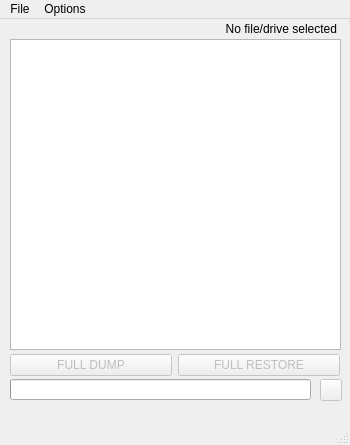
<?xml version="1.0" encoding="UTF-8"?>
<ui version="4.0">
 <class>MainWindow</class>
 <widget class="QMainWindow" name="MainWindow">
  <property name="geometry">
   <rect>
    <x>0</x>
    <y>0</y>
    <width>350</width>
    <height>445</height>
   </rect>
  </property>
  <property name="minimumSize">
   <size>
    <width>350</width>
    <height>445</height>
   </size>
  </property>
  <property name="maximumSize">
   <size>
    <width>350</width>
    <height>450</height>
   </size>
  </property>
  <property name="focusPolicy">
   <enum>Qt::NoFocus</enum>
  </property>
  <property name="windowTitle">
   <string>NxNandManager v2.0</string>
  </property>
  <property name="windowIcon">
   <iconset resource="application.qrc">
    <normaloff>:/images/logo.png</normaloff>:/images/logo.png</iconset>
  </property>
  <property name="locale">
   <locale language="English" country="UnitedStates"/>
  </property>
  <widget class="QWidget" name="centralWidget">
   <widget class="QTableWidget" name="partition_table">
    <property name="geometry">
     <rect>
      <x>10</x>
      <y>20</y>
      <width>331</width>
      <height>311</height>
     </rect>
    </property>
    <property name="editTriggers">
     <set>QAbstractItemView::NoEditTriggers</set>
    </property>
    <property name="dragDropOverwriteMode">
     <bool>false</bool>
    </property>
    <property name="selectionMode">
     <enum>QAbstractItemView::SingleSelection</enum>
    </property>
    <property name="selectionBehavior">
     <enum>QAbstractItemView::SelectRows</enum>
    </property>
   </widget>
   <widget class="QProgressBar" name="progressBar">
    <property name="geometry">
     <rect>
      <x>10</x>
      <y>360</y>
      <width>301</width>
      <height>21</height>
     </rect>
    </property>
    <property name="value">
     <number>0</number>
    </property>
    <property name="textVisible">
     <bool>false</bool>
    </property>
    <property name="invertedAppearance">
     <bool>false</bool>
    </property>
    <property name="format">
     <string>%p%</string>
    </property>
   </widget>
   <widget class="QLabel" name="elapsed_time_label">
    <property name="geometry">
     <rect>
      <x>10</x>
      <y>380</y>
      <width>141</width>
      <height>16</height>
     </rect>
    </property>
    <property name="palette">
     <palette>
      <active>
       <colorrole role="WindowText">
        <brush brushstyle="SolidPattern">
         <color alpha="255">
          <red>0</red>
          <green>0</green>
          <blue>0</blue>
         </color>
        </brush>
       </colorrole>
       <colorrole role="Button">
        <brush brushstyle="SolidPattern">
         <color alpha="255">
          <red>199</red>
          <green>199</green>
          <blue>199</blue>
         </color>
        </brush>
       </colorrole>
       <colorrole role="Light">
        <brush brushstyle="SolidPattern">
         <color alpha="255">
          <red>255</red>
          <green>255</green>
          <blue>255</blue>
         </color>
        </brush>
       </colorrole>
       <colorrole role="Midlight">
        <brush brushstyle="SolidPattern">
         <color alpha="255">
          <red>227</red>
          <green>227</green>
          <blue>227</blue>
         </color>
        </brush>
       </colorrole>
       <colorrole role="Dark">
        <brush brushstyle="SolidPattern">
         <color alpha="255">
          <red>99</red>
          <green>99</green>
          <blue>99</blue>
         </color>
        </brush>
       </colorrole>
       <colorrole role="Mid">
        <brush brushstyle="SolidPattern">
         <color alpha="255">
          <red>133</red>
          <green>133</green>
          <blue>133</blue>
         </color>
        </brush>
       </colorrole>
       <colorrole role="Text">
        <brush brushstyle="SolidPattern">
         <color alpha="255">
          <red>0</red>
          <green>0</green>
          <blue>0</blue>
         </color>
        </brush>
       </colorrole>
       <colorrole role="BrightText">
        <brush brushstyle="SolidPattern">
         <color alpha="255">
          <red>255</red>
          <green>255</green>
          <blue>255</blue>
         </color>
        </brush>
       </colorrole>
       <colorrole role="ButtonText">
        <brush brushstyle="SolidPattern">
         <color alpha="255">
          <red>0</red>
          <green>0</green>
          <blue>0</blue>
         </color>
        </brush>
       </colorrole>
       <colorrole role="Base">
        <brush brushstyle="SolidPattern">
         <color alpha="255">
          <red>255</red>
          <green>255</green>
          <blue>255</blue>
         </color>
        </brush>
       </colorrole>
       <colorrole role="Window">
        <brush brushstyle="SolidPattern">
         <color alpha="255">
          <red>199</red>
          <green>199</green>
          <blue>199</blue>
         </color>
        </brush>
       </colorrole>
       <colorrole role="Shadow">
        <brush brushstyle="SolidPattern">
         <color alpha="255">
          <red>0</red>
          <green>0</green>
          <blue>0</blue>
         </color>
        </brush>
       </colorrole>
       <colorrole role="AlternateBase">
        <brush brushstyle="SolidPattern">
         <color alpha="255">
          <red>227</red>
          <green>227</green>
          <blue>227</blue>
         </color>
        </brush>
       </colorrole>
       <colorrole role="ToolTipBase">
        <brush brushstyle="SolidPattern">
         <color alpha="255">
          <red>255</red>
          <green>255</green>
          <blue>220</blue>
         </color>
        </brush>
       </colorrole>
       <colorrole role="ToolTipText">
        <brush brushstyle="SolidPattern">
         <color alpha="255">
          <red>0</red>
          <green>0</green>
          <blue>0</blue>
         </color>
        </brush>
       </colorrole>
       <colorrole role="PlaceholderText">
        <brush brushstyle="SolidPattern">
         <color alpha="128">
          <red>0</red>
          <green>0</green>
          <blue>0</blue>
         </color>
        </brush>
       </colorrole>
      </active>
      <inactive>
       <colorrole role="WindowText">
        <brush brushstyle="SolidPattern">
         <color alpha="255">
          <red>0</red>
          <green>0</green>
          <blue>0</blue>
         </color>
        </brush>
       </colorrole>
       <colorrole role="Button">
        <brush brushstyle="SolidPattern">
         <color alpha="255">
          <red>199</red>
          <green>199</green>
          <blue>199</blue>
         </color>
        </brush>
       </colorrole>
       <colorrole role="Light">
        <brush brushstyle="SolidPattern">
         <color alpha="255">
          <red>255</red>
          <green>255</green>
          <blue>255</blue>
         </color>
        </brush>
       </colorrole>
       <colorrole role="Midlight">
        <brush brushstyle="SolidPattern">
         <color alpha="255">
          <red>227</red>
          <green>227</green>
          <blue>227</blue>
         </color>
        </brush>
       </colorrole>
       <colorrole role="Dark">
        <brush brushstyle="SolidPattern">
         <color alpha="255">
          <red>99</red>
          <green>99</green>
          <blue>99</blue>
         </color>
        </brush>
       </colorrole>
       <colorrole role="Mid">
        <brush brushstyle="SolidPattern">
         <color alpha="255">
          <red>133</red>
          <green>133</green>
          <blue>133</blue>
         </color>
        </brush>
       </colorrole>
       <colorrole role="Text">
        <brush brushstyle="SolidPattern">
         <color alpha="255">
          <red>0</red>
          <green>0</green>
          <blue>0</blue>
         </color>
        </brush>
       </colorrole>
       <colorrole role="BrightText">
        <brush brushstyle="SolidPattern">
         <color alpha="255">
          <red>255</red>
          <green>255</green>
          <blue>255</blue>
         </color>
        </brush>
       </colorrole>
       <colorrole role="ButtonText">
        <brush brushstyle="SolidPattern">
         <color alpha="255">
          <red>0</red>
          <green>0</green>
          <blue>0</blue>
         </color>
        </brush>
       </colorrole>
       <colorrole role="Base">
        <brush brushstyle="SolidPattern">
         <color alpha="255">
          <red>255</red>
          <green>255</green>
          <blue>255</blue>
         </color>
        </brush>
       </colorrole>
       <colorrole role="Window">
        <brush brushstyle="SolidPattern">
         <color alpha="255">
          <red>199</red>
          <green>199</green>
          <blue>199</blue>
         </color>
        </brush>
       </colorrole>
       <colorrole role="Shadow">
        <brush brushstyle="SolidPattern">
         <color alpha="255">
          <red>0</red>
          <green>0</green>
          <blue>0</blue>
         </color>
        </brush>
       </colorrole>
       <colorrole role="AlternateBase">
        <brush brushstyle="SolidPattern">
         <color alpha="255">
          <red>227</red>
          <green>227</green>
          <blue>227</blue>
         </color>
        </brush>
       </colorrole>
       <colorrole role="ToolTipBase">
        <brush brushstyle="SolidPattern">
         <color alpha="255">
          <red>255</red>
          <green>255</green>
          <blue>220</blue>
         </color>
        </brush>
       </colorrole>
       <colorrole role="ToolTipText">
        <brush brushstyle="SolidPattern">
         <color alpha="255">
          <red>0</red>
          <green>0</green>
          <blue>0</blue>
         </color>
        </brush>
       </colorrole>
       <colorrole role="PlaceholderText">
        <brush brushstyle="SolidPattern">
         <color alpha="128">
          <red>0</red>
          <green>0</green>
          <blue>0</blue>
         </color>
        </brush>
       </colorrole>
      </inactive>
      <disabled>
       <colorrole role="WindowText">
        <brush brushstyle="SolidPattern">
         <color alpha="255">
          <red>99</red>
          <green>99</green>
          <blue>99</blue>
         </color>
        </brush>
       </colorrole>
       <colorrole role="Button">
        <brush brushstyle="SolidPattern">
         <color alpha="255">
          <red>199</red>
          <green>199</green>
          <blue>199</blue>
         </color>
        </brush>
       </colorrole>
       <colorrole role="Light">
        <brush brushstyle="SolidPattern">
         <color alpha="255">
          <red>255</red>
          <green>255</green>
          <blue>255</blue>
         </color>
        </brush>
       </colorrole>
       <colorrole role="Midlight">
        <brush brushstyle="SolidPattern">
         <color alpha="255">
          <red>227</red>
          <green>227</green>
          <blue>227</blue>
         </color>
        </brush>
       </colorrole>
       <colorrole role="Dark">
        <brush brushstyle="SolidPattern">
         <color alpha="255">
          <red>99</red>
          <green>99</green>
          <blue>99</blue>
         </color>
        </brush>
       </colorrole>
       <colorrole role="Mid">
        <brush brushstyle="SolidPattern">
         <color alpha="255">
          <red>133</red>
          <green>133</green>
          <blue>133</blue>
         </color>
        </brush>
       </colorrole>
       <colorrole role="Text">
        <brush brushstyle="SolidPattern">
         <color alpha="255">
          <red>99</red>
          <green>99</green>
          <blue>99</blue>
         </color>
        </brush>
       </colorrole>
       <colorrole role="BrightText">
        <brush brushstyle="SolidPattern">
         <color alpha="255">
          <red>255</red>
          <green>255</green>
          <blue>255</blue>
         </color>
        </brush>
       </colorrole>
       <colorrole role="ButtonText">
        <brush brushstyle="SolidPattern">
         <color alpha="255">
          <red>99</red>
          <green>99</green>
          <blue>99</blue>
         </color>
        </brush>
       </colorrole>
       <colorrole role="Base">
        <brush brushstyle="SolidPattern">
         <color alpha="255">
          <red>199</red>
          <green>199</green>
          <blue>199</blue>
         </color>
        </brush>
       </colorrole>
       <colorrole role="Window">
        <brush brushstyle="SolidPattern">
         <color alpha="255">
          <red>199</red>
          <green>199</green>
          <blue>199</blue>
         </color>
        </brush>
       </colorrole>
       <colorrole role="Shadow">
        <brush brushstyle="SolidPattern">
         <color alpha="255">
          <red>0</red>
          <green>0</green>
          <blue>0</blue>
         </color>
        </brush>
       </colorrole>
       <colorrole role="AlternateBase">
        <brush brushstyle="SolidPattern">
         <color alpha="255">
          <red>199</red>
          <green>199</green>
          <blue>199</blue>
         </color>
        </brush>
       </colorrole>
       <colorrole role="ToolTipBase">
        <brush brushstyle="SolidPattern">
         <color alpha="255">
          <red>255</red>
          <green>255</green>
          <blue>220</blue>
         </color>
        </brush>
       </colorrole>
       <colorrole role="ToolTipText">
        <brush brushstyle="SolidPattern">
         <color alpha="255">
          <red>0</red>
          <green>0</green>
          <blue>0</blue>
         </color>
        </brush>
       </colorrole>
       <colorrole role="PlaceholderText">
        <brush brushstyle="SolidPattern">
         <color alpha="128">
          <red>0</red>
          <green>0</green>
          <blue>0</blue>
         </color>
        </brush>
       </colorrole>
      </disabled>
     </palette>
    </property>
    <property name="font">
     <font>
      <pointsize>8</pointsize>
     </font>
    </property>
    <property name="focusPolicy">
     <enum>Qt::TabFocus</enum>
    </property>
    <property name="text">
     <string/>
    </property>
   </widget>
   <widget class="QLabel" name="remaining_time_label">
    <property name="geometry">
     <rect>
      <x>160</x>
      <y>380</y>
      <width>141</width>
      <height>16</height>
     </rect>
    </property>
    <property name="font">
     <font>
      <pointsize>8</pointsize>
     </font>
    </property>
    <property name="focusPolicy">
     <enum>Qt::TabFocus</enum>
    </property>
    <property name="text">
     <string/>
    </property>
    <property name="scaledContents">
     <bool>false</bool>
    </property>
    <property name="alignment">
     <set>Qt::AlignRight|Qt::AlignTrailing|Qt::AlignVCenter</set>
    </property>
   </widget>
   <widget class="QPushButton" name="rawdump_button">
    <property name="enabled">
     <bool>false</bool>
    </property>
    <property name="geometry">
     <rect>
      <x>10</x>
      <y>335</y>
      <width>162</width>
      <height>22</height>
     </rect>
    </property>
    <property name="focusPolicy">
     <enum>Qt::StrongFocus</enum>
    </property>
    <property name="toolTip">
     <string>Saves as file...</string>
    </property>
    <property name="statusTip">
     <string>Save as file...</string>
    </property>
    <property name="accessibleName">
     <string>full dump</string>
    </property>
    <property name="accessibleDescription">
     <string>Full dump</string>
    </property>
    <property name="text">
     <string>FULL DUMP</string>
    </property>
    <property name="shortcut">
     <string>Backspace, Return</string>
    </property>
   </widget>
   <widget class="QPushButton" name="fullrestore_button">
    <property name="enabled">
     <bool>false</bool>
    </property>
    <property name="geometry">
     <rect>
      <x>178</x>
      <y>335</y>
      <width>162</width>
      <height>22</height>
     </rect>
    </property>
    <property name="toolTip">
     <string>Restore from file...</string>
    </property>
    <property name="statusTip">
     <string>Restore from file...</string>
    </property>
    <property name="accessibleName">
     <string>full restore</string>
    </property>
    <property name="text">
     <string>FULL RESTORE</string>
    </property>
    <property name="shortcut">
     <string>Backspace, Return</string>
    </property>
   </widget>
   <widget class="QPushButton" name="stop_button">
    <property name="enabled">
     <bool>false</bool>
    </property>
    <property name="geometry">
     <rect>
      <x>320</x>
      <y>360</y>
      <width>22</width>
      <height>22</height>
     </rect>
    </property>
    <property name="cursor">
     <cursorShape>PointingHandCursor</cursorShape>
    </property>
    <property name="toolTip">
     <string/>
    </property>
    <property name="statusTip">
     <string>Stop copy</string>
    </property>
    <property name="text">
     <string/>
    </property>
    <property name="icon">
     <iconset resource="application.qrc">
      <normaloff>:/images/stop-32.ico</normaloff>:/images/stop-32.ico</iconset>
    </property>
    <property name="flat">
     <bool>false</bool>
    </property>
   </widget>
   <widget class="QLabel" name="inputLabel">
    <property name="geometry">
     <rect>
      <x>6</x>
      <y>0</y>
      <width>331</width>
      <height>20</height>
     </rect>
    </property>
    <property name="focusPolicy">
     <enum>Qt::TabFocus</enum>
    </property>
    <property name="text">
     <string>No file/drive selected</string>
    </property>
    <property name="alignment">
     <set>Qt::AlignRight|Qt::AlignTrailing|Qt::AlignVCenter</set>
    </property>
   </widget>
   <zorder>partition_table</zorder>
   <zorder>progressBar</zorder>
   <zorder>elapsed_time_label</zorder>
   <zorder>remaining_time_label</zorder>
   <zorder>stop_button</zorder>
   <zorder>inputLabel</zorder>
   <zorder>fullrestore_button</zorder>
   <zorder>rawdump_button</zorder>
  </widget>
  <widget class="QMenuBar" name="menuBar">
   <property name="geometry">
    <rect>
     <x>0</x>
     <y>0</y>
     <width>350</width>
     <height>21</height>
    </rect>
   </property>
   <widget class="QMenu" name="menuFile">
    <property name="title">
     <string>File</string>
    </property>
    <addaction name="actionOpen_file"/>
    <addaction name="actionOpen_Drive"/>
    <addaction name="separator"/>
    <addaction name="actionSave_as_raw_dump"/>
    <addaction name="actionDecrypt_Save_as"/>
    <addaction name="actionEncrypt_and_Save_as"/>
    <addaction name="actionRetore_from_file"/>
    <addaction name="separator"/>
    <addaction name="actionProperties"/>
   </widget>
   <widget class="QMenu" name="menuTools">
    <property name="title">
     <string>Options</string>
    </property>
    <addaction name="actionConfigure_keyset"/>
    <addaction name="actionIncognito"/>
   </widget>
   <addaction name="menuFile"/>
   <addaction name="menuTools"/>
  </widget>
  <widget class="QStatusBar" name="statusBar"/>
  <action name="actionOpen_file">
   <property name="text">
    <string>Open file</string>
   </property>
  </action>
  <action name="actionOpen_Drive">
   <property name="text">
    <string>Open Drive</string>
   </property>
  </action>
  <action name="actionProperties">
   <property name="text">
    <string>Properties</string>
   </property>
  </action>
  <action name="actionConfigure_keyset">
   <property name="text">
    <string>Configure keyset</string>
   </property>
  </action>
  <action name="actionSave_as_raw_dump">
   <property name="text">
    <string>Save as... (raw dump)</string>
   </property>
  </action>
  <action name="actionDecrypt_Save_as">
   <property name="text">
    <string>Decrypt and Save as...</string>
   </property>
  </action>
  <action name="actionEncrypt_and_Save_as">
   <property name="text">
    <string>Encrypt and Save as...</string>
   </property>
  </action>
  <action name="actionRetore_from_file">
   <property name="text">
    <string>Restore from file...</string>
   </property>
  </action>
  <action name="actionIncognito">
   <property name="text">
    <string>Incognito</string>
   </property>
  </action>
 </widget>
 <layoutdefault spacing="6" margin="11"/>
 <resources>
  <include location="application.qrc"/>
 </resources>
 <connections/>
</ui>
